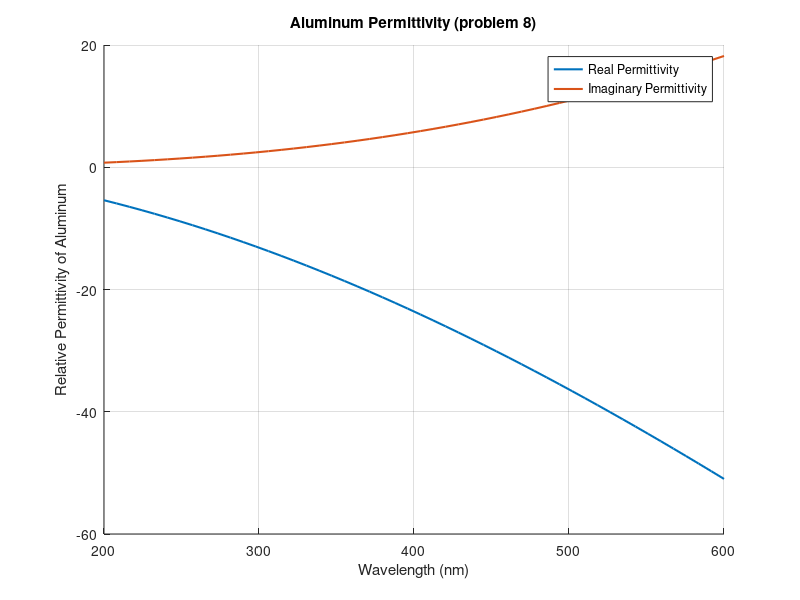

The MATLAB source for this figure:
% Constants
wp = 2.4e16;
gamma = 1.1e15;
c = 3e8;

% Wavelength regime (lambda)
w_len_nm = linspace(200, 600, 50);
w_len_m = w_len_nm * 1e-9;

% Angular frequency (omega)
w = 2 * pi * c ./ w_len_m;

% Drude model // relative permittivity of aluminum
% Note the use of ./ for element-wise division
drude = 1 - (wp^2 ./ (w.^2 + 1i * gamma * w));

% Plotting
figure;
hold on;
plot(w_len_nm, real(drude), 'LineWidth', 1.5, 'DisplayName', 'Real Permittivity');
plot(w_len_nm, imag(drude), 'LineWidth', 1.5, 'DisplayName', 'Imaginary Permittivity');

xlabel('Wavelength (nm)'); % Updated label to match nm scale
ylabel('Relative Permittivity of Aluminum');
title('Aluminum Permittivity (problem 8)');
legend('show');
grid on;
